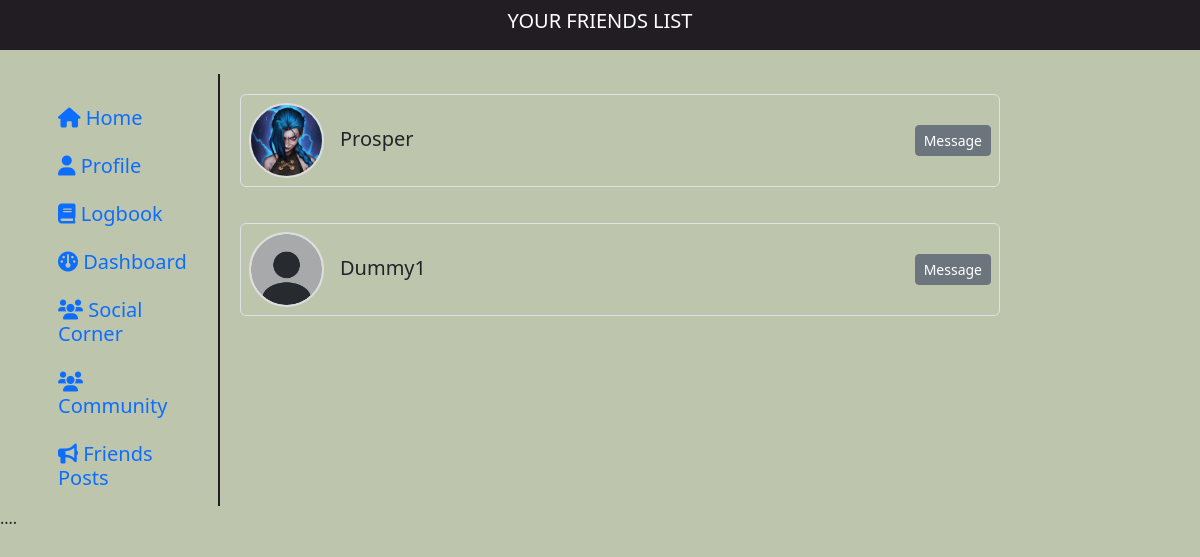
Screenshot of /habit_tracker/friends_list (signed in) with the database file from the repository.
### habit_tracker/models.py (models this page shows, shortened)
class CustomUser(AbstractUser):
    AGE_GROUP_CHOICES = [
        ("13-17", "13-17 years"),
        ("18-24", "18-24 years"),
        ("25-34", "25-34 years"),
        ("35-44", "35-44 years"),
        ("45-54", "45-54 years"),
        ("55+", "55+ years"),
    ]
    GENDER_CHOICES = [
        ("male", "Male"),
        ("female", "Female"),
        ("no gender", "Prefer not to say")
    ]
    age_group = models.CharField(max_length=10, choices=AGE_GROUP_CHOICES, null=True, blank=True)
    gender = models.CharField(max_length=20, choices=GENDER_CHOICES, blank=True, null=True)
    real_name = models.CharField(max_length=150)
    user_bio = models.TextField(max_length=200, null=True, blank=True, default="No bio yet")
    points = models.IntegerField(default=0)
    profile_picture = models.ImageField(
        upload_to='profile_pictures/',
        null=True,
        blank=True,
        default='profile_pictures/default.jpeg'
    )
    friends = models.ManyToManyField('self', blank=True, symmetrical=True)
    groups = models.ManyToManyField(
        "auth.Group",
        related_name="custom_user_groups",
        blank=True,
    )
    user_permissions = models.ManyToManyField(
        "auth.Permission",
        related_name="custom_user_permissions",
        blank=True,
    )

### habit_tracker/views.py (the view)
# urls.py: path("friends_list", views.friends_list, name="friends_list"),
def friends_list(request):
    user = CustomUser.objects.get(id=request.user.id)
    friends = user.friends.all()
    return render(request, "habit_tracker/friends_list.html", {
        "friends": friends
    })

### habit_tracker/templates/habit_tracker/friends_list.html (shortened to what this page needs)
{% extends "habit_tracker/layout.html" %}
{% load static %}
{% block nav %}
    <div style="background-color: #221d23;">
        <header class="d-flex justify-content-center align-items-center" style="height: 50px;">
            <h5 style="color: white;">YOUR FRIENDS LIST</h5>
        </header>
    </div>
{% endblock %}
{% block main %}
    <div class="row">
        <nav class="col-md-3 col-lg-2 d-none d-md-block sidebar" id="friendnav">
            <div class="position-sticky d-flex justify-content-center">
                <ul class="nav flex-column mt-4">
                    <li class="nav-item">
                        <a class="nav-link" href="{% url 'index' %}">
                            <h5><i class="fas fa-home"></i> Home</h5>
                        </a>
                    </li>
                    <li class="nav-item">
                        {% if user.is_authenticated %}
                            <a class="nav-link" href="{% url 'profile' user.id %}">
                                <h5><i class="fas fa-user"></i> Profile</h5>
                            </a>
                        {% else %}
                            <a class="nav-link" href="{% url 'login' %}">
                                <h5><i class="fas fa-sign-in-alt"></i> Login</h5>
                            </a>
                        {% endif %}
                    </li>
                    <li class="nav-item">
                        <a class="nav-link" href="{% url 'log_page' %}">
                            <h5><i class="fas fa-book"></i> Logbook</h5>
                        </a>
                    </li>
                    <li class="nav-item">
                        <a class="nav-link" href="{% url 'dashboard' %}">
                            <h5><i class="fas fa-gauge"></i> Dashboard</h5>
                        </a>
                    </li>
                    <li class="nav-item">
                        <a class="nav-link" href="{% url 'friends_corner' %}">
                            <h5><i class="fas fa-users"></i> Social Corner</h5>
                        </a>
                    </li>
                    <li class="nav-item">
                        <a class="nav-link" href="{% url 'community' %}">
                            <h5><i class="fas fa-users"></i> Community</h5>
                        </a>
                    </li>
                    <li class="nav-item">
                        <a class="nav-link" href="{% url 'friends_posts' %}">
                            <h5><i class="fas fa-bullhorn"></i> Friends Posts</h5>
                        </a>
                    </li>
                </ul>
            </div>
        </nav>
        <div class="col-md-6 col-lg-8 col-sm-10">
            {% if friends %}
                <div class="row">
                    {% for friend in friends %}
                        <div class="d-flex align-items-center border rounded p-2 mb-3" style="background-color: #bec5ad; margin: 20px;">
                            <div class="flex-shrink-0">
                                <img src="{{ friend.profile_picture.url }}"
                                    alt="Profile Picture"
                                    class="rounded-circle"
                                    style="height: 75px; width: 75px; object-fit: cover; border: 2px solid #ddd;">
                            </div>
                            <div class="flex-grow-1 ms-3">
                                <h5 class="mb-1">
                                    {{ friend.username|capfirst}}
                                </h5>
                            </div>
                            <div>
                                <a href="{% url 'chat' friend.id %}" class="btn btn-secondary btn-sm">Message</a>
                            </div>
                        </div>
                    {% endfor %}
                </div>
            {% else %}
                <div>
                    <p>No friends yet.</p>
                </div>
            {% endif %}
        </div>
    </div>
{% endblock %}

### habit_tracker/static/habit_tracker/styles.css (style rules this page uses)
body { background-color: #bec5ad !important; }
#commnav, #smallcommnav, #postsDiv, #friendnav, #smallfriendnav { border-right: 2px solid #221d23; margin-top: 0; }

### rows the page displays
CustomUser: profile_picture (picture), username "Prosper"
CustomUser: profile_picture (placeholder picture), username "Dummy1"
